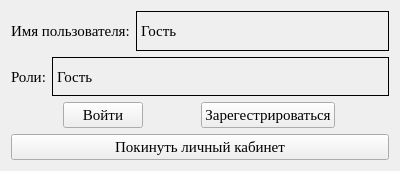
<?xml version="1.0" encoding="UTF-8"?>
<ui version="4.0">
 <class>self_room</class>
 <widget class="QWidget" name="self_room">
  <property name="geometry">
   <rect>
    <x>0</x>
    <y>0</y>
    <width>400</width>
    <height>171</height>
   </rect>
  </property>
  <property name="windowTitle">
   <string>Личный кабинет</string>
  </property>
  <layout class="QVBoxLayout" name="verticalLayout">
   <item>
    <layout class="QHBoxLayout" name="horizontalLayout">
     <item>
      <widget class="QLabel" name="lblUserName">
       <property name="sizePolicy">
        <sizepolicy hsizetype="Maximum" vsizetype="Preferred">
         <horstretch>0</horstretch>
         <verstretch>0</verstretch>
        </sizepolicy>
       </property>
       <property name="font">
        <font>
         <family>Times New Roman</family>
         <pointsize>11</pointsize>
        </font>
       </property>
       <property name="text">
        <string>Имя пользователя:</string>
       </property>
      </widget>
     </item>
     <item>
      <widget class="QLabel" name="lblUser">
       <property name="sizePolicy">
        <sizepolicy hsizetype="Minimum" vsizetype="Preferred">
         <horstretch>0</horstretch>
         <verstretch>0</verstretch>
        </sizepolicy>
       </property>
       <property name="font">
        <font>
         <family>Times New Roman</family>
         <pointsize>11</pointsize>
        </font>
       </property>
       <property name="frameShape">
        <enum>QFrame::Box</enum>
       </property>
       <property name="text">
        <string>Гость</string>
       </property>
      </widget>
     </item>
    </layout>
   </item>
   <item>
    <layout class="QHBoxLayout" name="horizontalLayout_2">
     <item>
      <widget class="QLabel" name="lblUserRoles">
       <property name="sizePolicy">
        <sizepolicy hsizetype="Maximum" vsizetype="Preferred">
         <horstretch>0</horstretch>
         <verstretch>0</verstretch>
        </sizepolicy>
       </property>
       <property name="font">
        <font>
         <family>Times New Roman</family>
         <pointsize>11</pointsize>
        </font>
       </property>
       <property name="text">
        <string>Роли:</string>
       </property>
      </widget>
     </item>
     <item>
      <widget class="QLabel" name="lblUser_2">
       <property name="sizePolicy">
        <sizepolicy hsizetype="Minimum" vsizetype="Minimum">
         <horstretch>0</horstretch>
         <verstretch>0</verstretch>
        </sizepolicy>
       </property>
       <property name="font">
        <font>
         <family>Times New Roman</family>
         <pointsize>11</pointsize>
        </font>
       </property>
       <property name="frameShape">
        <enum>QFrame::Box</enum>
       </property>
       <property name="text">
        <string>Гость</string>
       </property>
       <property name="wordWrap">
        <bool>true</bool>
       </property>
      </widget>
     </item>
    </layout>
   </item>
   <item>
    <layout class="QHBoxLayout" name="horizontalLayout_3">
     <item>
      <widget class="QPushButton" name="btEnterExit">
       <property name="sizePolicy">
        <sizepolicy hsizetype="Maximum" vsizetype="Fixed">
         <horstretch>0</horstretch>
         <verstretch>0</verstretch>
        </sizepolicy>
       </property>
       <property name="font">
        <font>
         <family>Times New Roman</family>
         <pointsize>11</pointsize>
        </font>
       </property>
       <property name="text">
        <string>Войти</string>
       </property>
      </widget>
     </item>
     <item>
      <widget class="QPushButton" name="btRegChange">
       <property name="sizePolicy">
        <sizepolicy hsizetype="Maximum" vsizetype="Fixed">
         <horstretch>0</horstretch>
         <verstretch>0</verstretch>
        </sizepolicy>
       </property>
       <property name="font">
        <font>
         <family>Times New Roman</family>
         <pointsize>11</pointsize>
        </font>
       </property>
       <property name="text">
        <string>Зарегестрироваться</string>
       </property>
      </widget>
     </item>
    </layout>
   </item>
   <item>
    <widget class="QPushButton" name="btRoomExit">
     <property name="sizePolicy">
      <sizepolicy hsizetype="Minimum" vsizetype="Fixed">
       <horstretch>0</horstretch>
       <verstretch>0</verstretch>
      </sizepolicy>
     </property>
     <property name="font">
      <font>
       <family>Times New Roman</family>
       <pointsize>11</pointsize>
      </font>
     </property>
     <property name="text">
      <string>Покинуть личный кабинет</string>
     </property>
    </widget>
   </item>
  </layout>
 </widget>
 <resources/>
 <connections/>
</ui>
